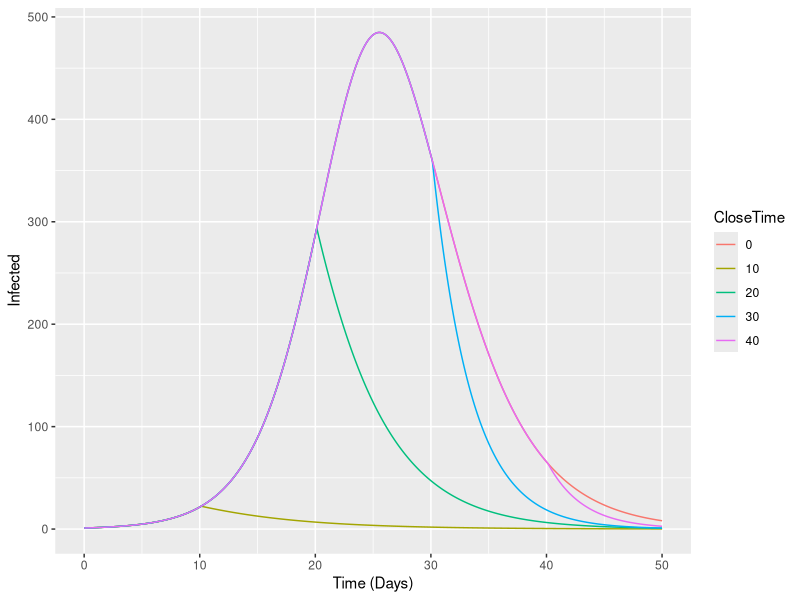

Source code (R):
###########################################
# Translation of Vensim file.
# Date created: 2017-11-13 17:00:54
###########################################
library(deSolve)
library(ggplot2)
library(tidyr)
library(dplyr)
library(plyr)
library(tibble)

#Displaying the simulation run parameters
START_TIME <- 0.000000
FINISH_TIME <- 50.000000
TIME_STEP <- 0.125000
#Setting aux param to NULL


#Generating the simulation time vector
simtime<-seq(0.000000,50.000000,by=0.125000)
# Writing global variables (stocks and dependent auxs)
stocks <-c( Ia = 0 , Iy = 1 , Ra = 0 , Ry = 0 , Sa = 5000 , SmoothedReportingRate = 0 , Sy = 4999 )
# This is the model function called from ode
model <- function(time, stocks, auxs){
  with(as.list(c(stocks, auxs)),{
    CEAA <- 0.2
    PopulationA <- Sa+Ia+Ra
    BetaAA <- CEAA/PopulationA
    CEAY <- 0.05
    BetaAY <- CEAY/PopulationA
    LambdaA <- BetaAA*Ia+BetaAY*Iy
    AIR <- LambdaA*Sa
    RD <- 2
    ARR <- Ia/RD
    AT <- 2
    CEYA <- 0.1
    PopulationY <- Sy+Iy+Ry
    BetaYA <- CEYA/PopulationY
    CEYY <- 0.8
    
    # TEST the simulation. Schools close (but do not reopen)
    if(TestCloseFlag == T){
      if (time > CloseTime) CEYY <- CEYY * DecreaseEffect
    }
    
    BetaYY <- CEYY/PopulationY
    CloseSchoolDuration <- 10
    TotalPopulation <- PopulationY+PopulationA
    ReportedCasesPer100000 <- SmoothedReportingRate*100000/TotalPopulation
    SchoolClosureThreshold <- 300
    #CloseSchoolsFlag <- IFTHENELSE(ReportedCasesPer100000>SchoolClosureThreshold,1,0)
    
    if(ReportedCasesPer100000 > SchoolClosureThreshold)
      CloseSchoolsFlag <- T else CloseSchoolsFlag <- F
    
    LambdaY <- BetaYA*Ia+BetaYY*Iy
    YIR <- LambdaY*Sy
    TotalInfectionRate <- AIR+YIR
    ReportingFraction <- 0.4
    ReportedInfectionRate <- TotalInfectionRate*ReportingFraction
    Error <- ReportedInfectionRate-SmoothedReportingRate
    CRR <- Error/AT
    TotalInfected <- Ia+Iy
    YRR <- Iy/RD
    d_DT_Ia  <- AIR-ARR
    d_DT_Iy  <- YIR-YRR
    d_DT_Ra  <- ARR
    d_DT_Ry  <- YRR
    d_DT_Sa  <- -AIR
    d_DT_SmoothedReportingRate  <- CRR
    d_DT_Sy  <- -YIR
    return (list(c(d_DT_Ia,d_DT_Iy,d_DT_Ra,d_DT_Ry,d_DT_Sa,d_DT_SmoothedReportingRate,d_DT_Sy)))
  })
}
# Function call to run simulation


run_info <- data.frame(
  RunID          = 1:5,
  TestCloseFlag  = c(F,rep(T,4)),
  CloseTime      = c(0,seq(10,40,by=10)),
  DecreaseEffect = 0.44
)

ans <- apply(run_info,1,function(x){
  auxs<-c(TestCloseFlag=x[["TestCloseFlag"]],
          CloseTime=x[["CloseTime"]],
          DecreaseEffect=x[["DecreaseEffect"]])
  o<-data.frame(ode(y=stocks,
                    times=simtime,
                    func=model,
                    parms=auxs,
                    method='euler'))
  o$TotalInfected <- o$Ia+o$Iy
  o$RunID <- x[["RunID"]]
  o$CloseTime <-  as.factor(x[["CloseTime"]])
  o
})

ans_df <- select(as_data_frame(rbind.fill(ans)),TotalInfected,everything())

ggplot(ans_df,aes(x=time,y=TotalInfected,color=CloseTime)) + 
  geom_path() +
  ylab("Infected") +
  xlab("Time (Days)") 

#----------------------------------------------------
# Original text file exported from Vensim
#  Ia = INTEG( AIR - ARR , 0) 
#  Iy = INTEG( YIR - YRR , 1) 
#  Ra = INTEG( ARR , 0) 
#  Ry = INTEG( YRR , 0) 
#  Sa = INTEG( - AIR , 5000) 
#  Smoothed Reporting Rate = INTEG( CRR , 0) 
#  Sy = INTEG( - YIR , 4999) 
#  CE AA = 0.2
#  Population A = Sa + Ia + Ra 
#  Beta AA = CE AA / Population A 
#  CE AY = 0.05
#  Beta AY = CE AY / Population A 
#  Lambda A = Beta AA * Ia + Beta AY * Iy 
#  AIR = Lambda A * Sa 
#  RD = 2
#  ARR = Ia / RD 
#  AT = 2
#  CE YA = 0.1
#  Population Y = Sy + Iy + Ry 
#  Beta YA = CE YA / Population Y 
#  CE YY = 0.8
#  Beta YY = CE YY / Population Y 
#  Close School Duration = 10
#  Total Population = Population Y + Population A 
#  Reported Cases Per 100000 = Smoothed Reporting Rate * 100000 / Total Population
#  School Closure Threshold = 300
#  Close Schools Flag = IF THEN ELSE ( Reported Cases Per 100000 > School Closure Threshold, 1, 0) 
#  Lambda Y = Beta YA * Ia + Beta YY * Iy 
#  YIR = Lambda Y * Sy 
#  Total Infection Rate = AIR + YIR 
#  Reporting Fraction = 0.4
#  Reported Infection Rate = Total Infection Rate * Reporting Fraction 
#  Error = Reported Infection Rate - Smoothed Reporting Rate 
#  CRR = Error / AT 
#  FINAL TIME = 50
#  INITIAL TIME = 0
#  TIME STEP = 0.125
#  SAVEPER = TIME STEP 
#  Total Infected = Ia + Iy 
#  YRR = Iy / RD 
#----------------------------------------------------
